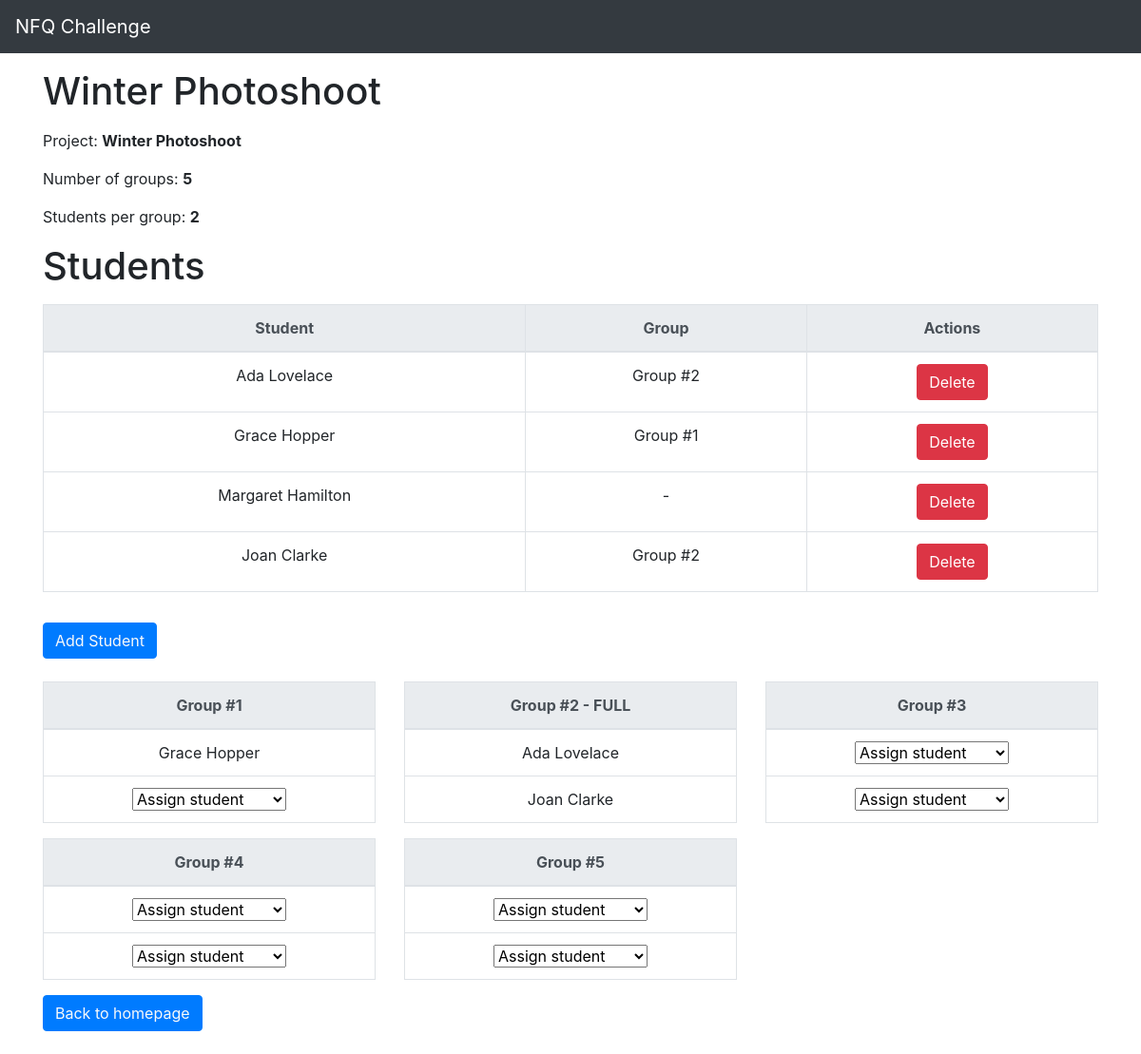
Page /project_view.php?id=1 on the committed database.
### tables this page shows
CREATE TABLE IF NOT EXISTS projects  (
     id INT(11) UNSIGNED NOT NULL AUTO_INCREMENT,
     title VARCHAR(64) NOT NULL,
     num_groups INT(3) NOT NULL,
     students_per_group INT(3) NOT NULL,
     PRIMARY KEY (id)
);

CREATE TABLE IF NOT EXISTS students  (
     id INT(11) UNSIGNED NOT NULL AUTO_INCREMENT,
     firstname VARCHAR(32) NOT NULL,
     lastname VARCHAR(32) NOT NULL,
     project_id INT(11) UNSIGNED,
     group_number INT(11) UNSIGNED,
     PRIMARY KEY (id),
     FOREIGN KEY (project_id, group_number) REFERENCES student_groups(project_id, group_number),
     UNIQUE (firstname, lastname)
);

### project_view.php (called while the page is built, shortened)
<?php
include 'views/partials/header.php';
require_once 'resources/helpers/project_init.php';
require_once 'resources/helpers/student_init.php';
require_once 'resources/helpers/group_init.php';
$projectID = (int) $_GET['id'];
$projectController->detail($projectID);
$studentController->list($projectID);
$studentController->newStudentLink($projectID);
$groupController->all($projectID);
include 'views/partials/back_to_homepage.php';
include 'views/partials/footer.php';

### src/controllers/ProjectController.php (called while the page is built, shortened)
<?php
class ProjectController
{
    private ProjectRepository $repo;
    public function __construct(ProjectRepository $repo)
    {
        $this->repo = $repo;
    }
    public function detail($id)
    {
        $project = $this->repo->read($id);
        require __DIR__ . '/../../views/project/detail.php';
    }
}

### src/models/ProjectRepository.php (called while the page is built, shortened)
<?php
class ProjectRepository
{
    private $db_conn;
    public function __construct($db_conn)
    {
        $this->db_conn = $db_conn;
    }
    public function read($id)
    {
        $sql = "SELECT * FROM projects WHERE id = ?";
        try {
            $stmt = $this->db_conn->prepare($sql);
            $stmt->execute(array($id));
            return $stmt->fetch(\PDO::FETCH_ASSOC);
        } catch (\PDOException $e) {
            exit($e->getMessage());
        }
    }
}

### src/controllers/StudentController.php (called while the page is built, shortened)
<?php
class StudentController
{
    private StudentRepository $repo;
    public function __construct(StudentRepository $repo)
    {
        $this->repo = $repo;
    }
    public function list($project_id)
    {
        $students = $this->repo->all($project_id);
        require __DIR__ . '/../../views/student/list.php';
    }
    public function newStudentLink($projectID)
    {
        require __DIR__ . '/../../views/student/link_to_new.php';
    }
}

### src/models/StudentRepository.php (called while the page is built, shortened)
<?php
class StudentRepository
{
    private $db_conn;
    public function __construct($db_conn)
    {
        $this->db_conn = $db_conn;
    }
    function all($projectID) {
        $sql = "SELECT id, firstname, lastname, group_number
                FROM students
                WHERE project_id = ?
                ORDER BY id";
        try {
            $stmt = $this->db_conn->prepare($sql);
            $stmt->execute(array($projectID));
            return $stmt->fetchAll(\PDO::FETCH_ASSOC);
        } catch (\PDOException $e) {
            exit($e->getMessage());
        }
    }
}

### src/controllers/GroupController.php (called while the page is built, shortened)
<?php
class GroupController
{
    private GroupRepository $repo;
    public function __construct(GroupRepository $repo)
    {
        $this->repo = $repo;
    }
    public function all($projectID)
    {
        $collection = [];
        $groups = $this->repo->all($projectID);
        $students = $this->repo->students($projectID);
        foreach ($groups as $group) {
            $groupMembers = $this->findMembers($students, $group['number']);
            $collection[$group['number']]['members'] = $groupMembers;
            $spacesAvailable = $group['capacity'] - count($groupMembers);
            $collection[$group['number']]['spacesAvailable'] = $spacesAvailable;
        }
        require __DIR__ . '/../../views/group/list.php';
    }
    private function findMembers($students, $groupNumber)
    {
        return array_filter($students, function ($student) use ($groupNumber) {
            return $student['group_number'] == $groupNumber;
        });
    }
}

### src/models/GroupRepository.php (called while the page is built, shortened)
<?php
class GroupRepository
{
    private $db_conn;
    public function __construct($db_conn)
    {
        $this->db_conn = $db_conn;
    }
    public function all($projectID)
    {
        $sql = "SELECT s.group_number AS number,
                       p.students_per_group AS capacity
                FROM student_groups s
                INNER JOIN projects p on s.project_id = p.id
                WHERE project_id = ?";
        try {
            $stmt = $this->db_conn->prepare($sql);
            $stmt->execute(array($projectID));
            return $stmt->fetchAll(\PDO::FETCH_ASSOC);
        } catch (\PDOException $e) {
            exit($e->getMessage());
        }
    }
    public function students($projectID)
    {
        $sql = "SELECT id, firstname, lastname, group_number
                FROM students
                WHERE project_id = ?";
        try {
            $stmt = $this->db_conn->prepare($sql);
            $stmt->execute(array($projectID));
            return $stmt->fetchAll(\PDO::FETCH_ASSOC);
        } catch (\PDOException $e) {
            exit($e->getMessage());
        }
    }
}

### views/group/list.php (the view, shortened to what this page needs)
<div class='row'>
    <?php foreach ($collection as $groupNumber => $group) : ?>
    <div class='col-4'>
        <table class='table table-bordered text-center'>
            <thead class='thead-light'>
            <tr>
                <th>
                    Group #<?= $groupNumber ?>
                    <?php if ($group['spacesAvailable'] == 0) :?>
                        - FULL
                    <?php endif; ?>
                </th>
            </tr>
            </thead>
            <tbody>
                <?php foreach ($group['members'] as $student) : ?>
                <tr><td>
                        <?= $student['firstname']." ".$student['lastname'] ?>
                </td></tr>
                <?php endforeach; ?>
                <?php for ($i = 0; $i < $group['spacesAvailable']; $i++) : ?>
                <tr>
                    <td>
                        <div class="dropdown">
                            <form action='src/actions/update_group.php?number=<?= $groupNumber ?>' method='post'>
                                <select onchange='this.form.submit()' name='studentSelected' id='studentSelected'>
                                    <option class="p-4" value=''>Assign student</option>
                                </select>
                            </form>
                        </div>
                    </td>
                </tr>
                <?php endfor; ?>
            </tbody>
        </table>
    </div>
    <?php endforeach; ?>
</div>

### views/partials/header.php (shortened to what this page needs)
<!DOCTYPE html>
<html lang="en">
<head>
    <link rel="stylesheet" href="https://stackpath.bootstrapcdn.com/bootstrap/4.1.3/css/bootstrap.min.css">
</head>
<body>
<nav class="navbar navbar-expand-lg navbar-dark bg-dark">
    <a class="navbar-brand" href="index.php">NFQ Challenge</a>
</nav>
<div class="container">

### views/project/detail.php
<h1 class='my-3'><?= $project['title'] ?></h1>
<p>Project: <strong><?= $project['title'] ?></strong></p>
<p>Number of groups: <strong><?= $project['num_groups'] ?></strong></p>
<p>Students per group: <strong><?= $project['students_per_group'] ?></strong></p>

### views/student/list.php (shortened to what this page needs)
<h1 class='my-3'>Students</h1>
<table id='studentsTable' class='table table-bordered text-center'>
    <thead class='thead-light'>
        <tr>
            <th>Student</th>
            <th>Group</th>
            <th>Actions</th>
        </tr>
    </thead>
    <tbody>
    <?php if (count($students) > 0) : ?>
        <?php foreach($students as $student) : ?>
        <tr>
            <td><?= $student['firstname'] . " " . $student['lastname'] ?></td>
            <?php if ($student['group_number']) : ?>
                <td>Group #<?= $student['group_number'] ?></td>
            <?php else : ?>
                <td>-</td>
            <?php endif; ?>
            <td>
                <button type='button' name='delete' class='btn
                                    btn-danger btn-xs delete' id=<?= $student['id'] ?>>
                    Delete
                </button>
            </td>
        </tr>
        <?php endforeach; ?>
    <?php else : ?>
        <tr>
            <td colspan='4'>No Students Found</td>
        </tr>
    <?php endif; ?>
    </tbody>
</table>

### views/student/link_to_new.php
<div class='pt-3 pb-4'>
    <button type='button' class='btn btn-primary'>
        <a class='text-light' href='new_student.php?projectID=<?= $projectID ?>'>
            Add Student
        </a>
    </button>
</div>

### views/partials/back_to_homepage.php
<button class='btn btn-primary'>
    <a class='text-light' href='../../index.php'>Back to homepage</a>
</button>

### views/partials/footer.php (shortened to what this page needs)
</div>
</body>
</html>

### rows in the picture
projects: title "Winter Photoshoot", num_groups "5", students_per_group "2"
students: firstname "Ada", lastname "Lovelace", group_number "2"
students: firstname "Grace", lastname "Hopper", group_number "1"
students: firstname "Margaret", lastname "Hamilton"
students: firstname "Joan", lastname "Clarke", group_number "2"

### other values in the picture
$groupNumber "1"
$groupNumber "2"
$groupNumber "3"
$groupNumber "4"
$groupNumber "5"
